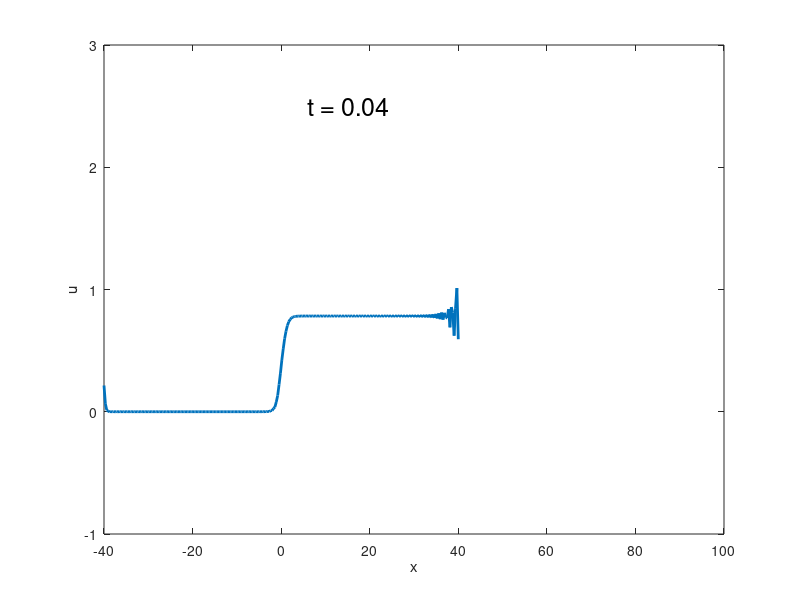
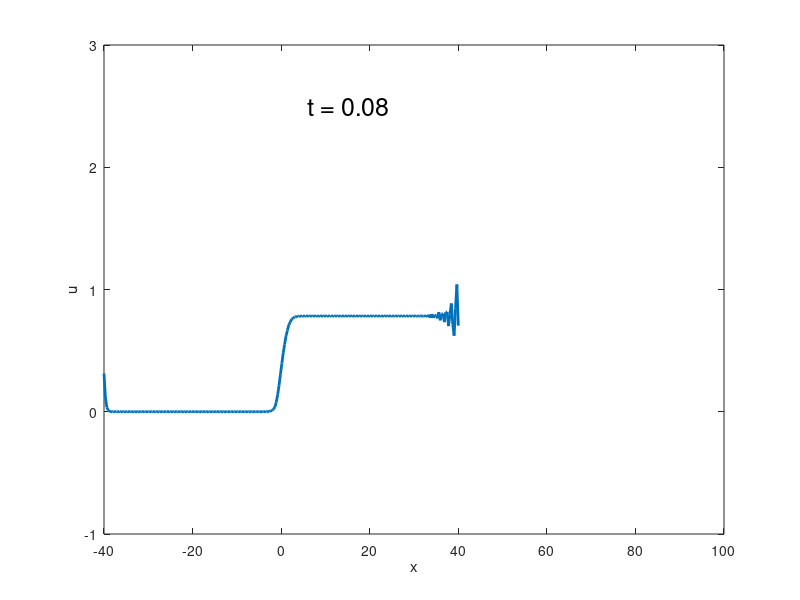
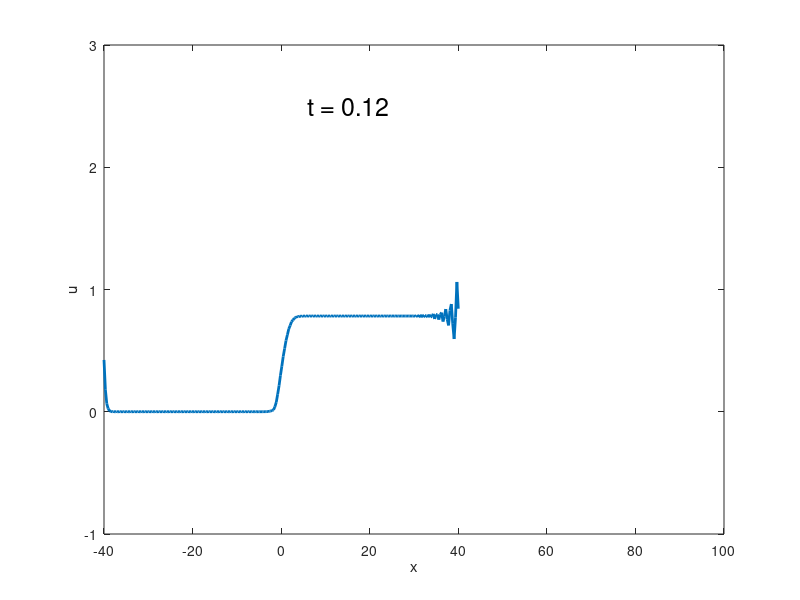
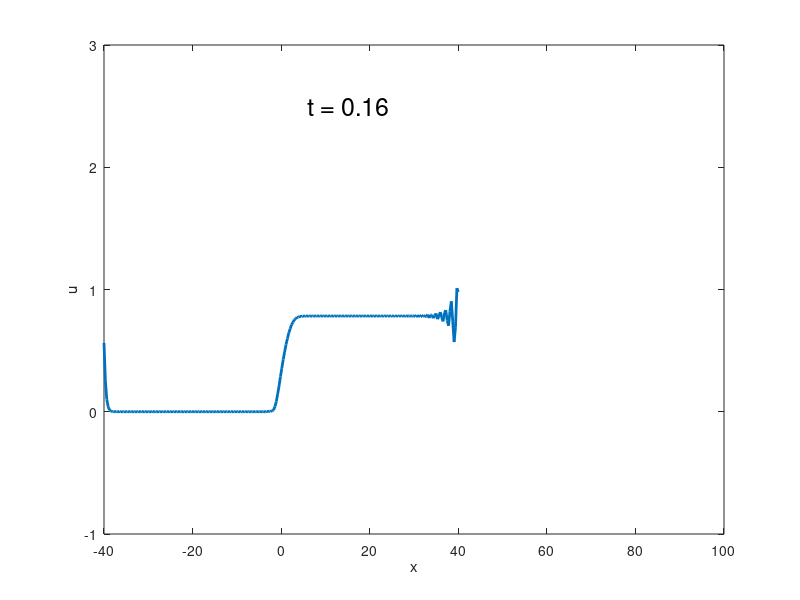

Source code (MATLAB) for these figures, in order: (Note: a time limit stopped this script after it produced the figures.)
close all hidden
clear all
clc
cd 'C:\Users\nlpl9\Documents\MATLAB'
set(gca,'FontSize',18)
set(gca,'LineWidth',2)
%% Place variables for eqn
V0 = 1.2;
u0 = 0.5;
delta = 0.3;
H = 1;
beta = 5.42;
eta = 0.5;
% Set the parameters for the differential equation, namely: b, r, q
b = 3/(V0 - u0)^4 + (delta^2/12)/((V0 - u0)^3) + 0.5/(V0 - u0)^3;
r = delta*(H^2)/(8*beta) + 0.5*(V0 - u0)^3 + H^2/(8*(V0 - u0));
q = 0.5*eta;


N = 256;
x = linspace(-40,40,N);
delta_x = x(2) - x(1);
delta_k = 2*pi/(N*delta_x);

k = [0:delta_k:(N/2-1)*delta_k,0,-(N/2-1)*delta_k:delta_k:-delta_k];
t=0;
%c_1=16;
%c_2 = 8;

%u = 1/2*c_1*(sech(sqrt(c_1)*(x+8)/2)).^2 + 1/2*c_2*(sech(sqrt(c_2)*(x+1)/2)).^2;
u = sqrt(6*r/b)*(1 + tanh(x - 8*r*t));
mkdir kdvb_sols;
cd kdvb_sols;
%name = 'two_soliton.gif';
%eval(['delete ',name])

delta_t = 0.4/N^2;
plot(x,u,'LineWidth',2)
axis([-40 40 -1 3])
xlabel('x')
ylabel('u')
text(6,2.5,['t = ',num2str(t,'%1.2f')],'FontSize',18)
drawnow
%gif_add_frame(gcf,name,2);
%drawnow

tmax = 40; nplt = floor((1/100)/delta_t); nmax = round(tmax/delta_t);
udata = u.'; tdata = 0;
U = fft(u);
j = 1;

for n = 1:nmax
    t = n*delta_t;
    % first do the linear part
    U = U.*exp(1i*r*k.^3*delta_t - q*delta_t*k.^2);
    
    % then solve the nonlinear part
     
    U = U  - ((b/3)*1i*k*delta_t).*fft((real(ifft(U))).^3);
     
    if mod(n,nplt) == 0
        u = real(ifft(U));
        udata = [udata u.']; tdata = [tdata t];
        if mod(n,4*nplt) == 0
            plot(x,u,'LineWidth',2)
            axis([-40 100 -1 3])
            xlabel('x')
            ylabel('u')
            text(6,2.5,['t = ',num2str(t,'%1.2f')],'FontSize',18)
            fname = strcat("soliton_",num2str(j, '%d'));
            print(fname, '-djpeg');
            drawnow
            j=j+1;
            %gif_add_frame(gcf,name,2);
        end
    end
end

figure

waterfall(x,tdata(1:4:end),udata(:,1:4:end)')
colormap(1e-6*[1 1 1]); view(-20,25)
xlabel x, ylabel t, axis([-40 40 0 tmax -1 3]), grid off
zlabel('u')
set(gca,'ztick',[-1 0 1 2 3]), pbaspect([1 1 .13])
print -djpeg two_soliton
